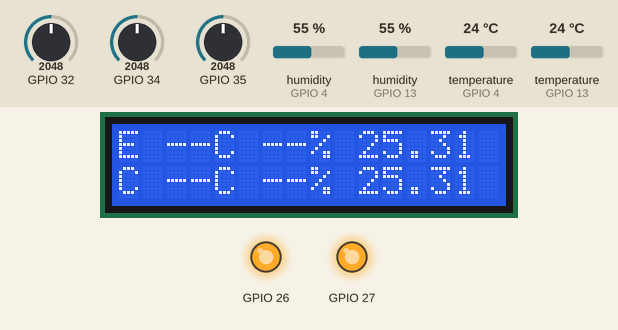
Recording of a sketch running on a simulated ESP32. On the bench: 16×2 character LCD, output pins drawn as LEDs (lit = HIGH). Wiring (inferred from the names in the program): PCF8574 port expander at I2C address 0x27. Wiring (inferred from the signals the program sends): character LCD (HD44780): RS Q0; E Q2; backlight Q3; data Q4, Q5, Q6, Q7. Inputs (shaded band) come from the test bench; at power-on: temperature (sensors on GPIO 4, GPIO 13) 24 °C, GPIO 32 = 2048, GPIO 34 = 2048, GPIO 35 = 2048, humidity (sensors on GPIO 4, GPIO 13) 55 % (analog values on the 0–4095 scale). WiFi joins after 1.5 s; servers stay silent unless stated; uploads are accepted with an empty reply; the local clock reads 2024-03-15 10:24:30 at power-on unless the sketch sets it; storage starts empty; EEPROM starts erased; what the sketch prints to the serial monitor is not drawn.

Above: at 1.6 s.
1.7 s: temperature (sensor on GPIO 4) set to 25.6 °C
At 5.0 s:
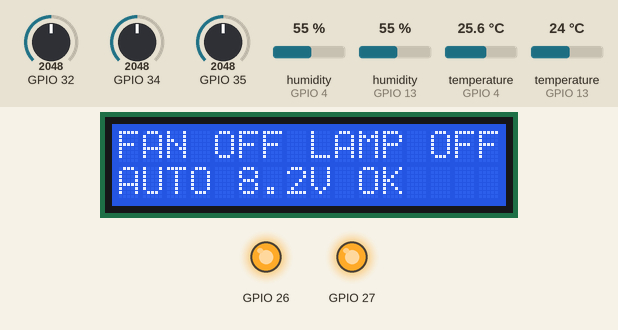
13.2 s: temperature (sensor on GPIO 4) set to 12 °C
At 18.2 s:
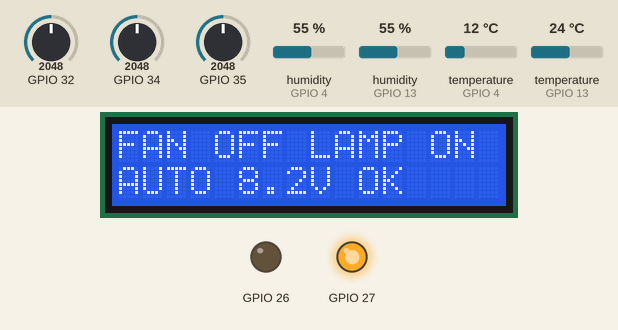
24.7 s: GPIO 32 set to 3640
At 28.8 s:
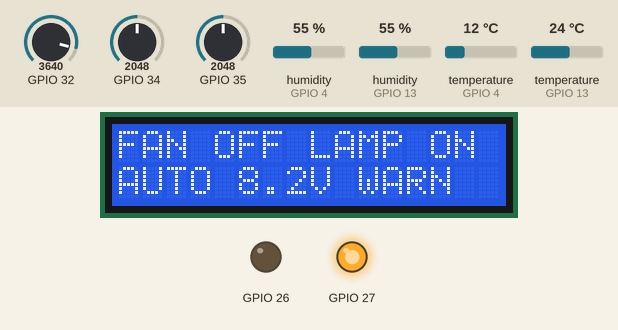
33.6 s: temperature (sensor on GPIO 4) set to 27.3 °C
At 38.4 s:
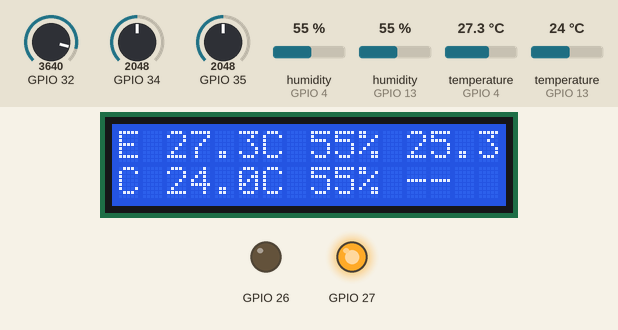
41.6 s: temperature (sensor on GPIO 4) set to 28.7 °C
At 45.4 s:
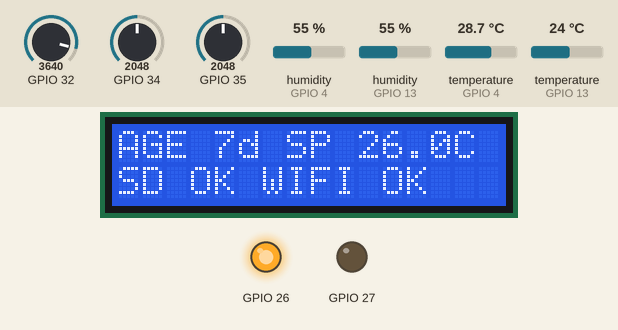
53.1 s: GPIO 34 set to 3640
At 60.7 s:
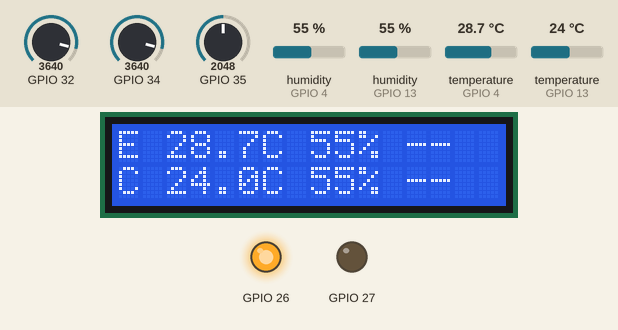
Timing chart, 0 to 62.2 s (numbered marks = the images above; inputs shaded):
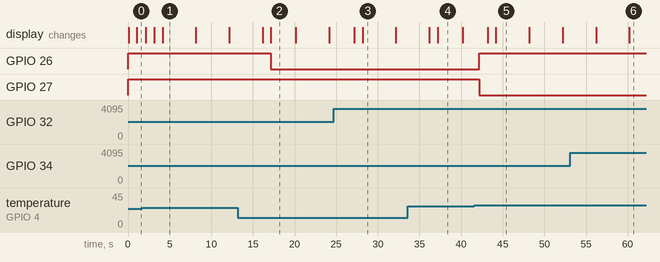

Measured:
- the behaviour switches between 25 and 25.1 °C on temperature (sensor on GPIO 4) (found by bisection; images 0 and 1)
- the behaviour switches between 27.9 and 28 °C on temperature (sensor on GPIO 4) (found by bisection; images 4 and 5)
- after the input at 1.7 s, GPIO 26: stays HIGH (without the input it goes to LOW after 0.40 s)
- after the input at 13.2 s, GPIO 26: HIGH → LOW after 3.9 s; the display: first differs from a run without the input after 3.9 s (image 2)
- after the input at 41.6 s, GPIO 26: LOW → HIGH after 0.59 s instead of 5.6 s; GPIO 27: HIGH → LOW after 0.59 s; the display: first changes after 1.6 s (image 5 shows a later state)
- what the display in image 1 shows lasts 4.0 s, from 4.1 s to 8.1 s
- what the display in image 2 shows lasts 3.1 s, from 17.1 s to 20.2 s

The sketch:

firmware.ino
```cpp
// ============================================================================
//  Poultry Climate IoT - ESP32 firmware v2
//  2 compartments (experimental + control), 1 exhaust fan + 1 lamp in the
//  experimental compartment, SD logging, RTC, battery monitor, web API sync.
//
//  Tabs:  config.h    pins, defaults, Wi-Fi/API placeholders  (EDIT THIS)
//         sensors     DHT22 x2, anemometer x2, battery + error detection
//         control     age -> setpoint, fan/lamp rules, safe states, alerts
//         settings    flash-cached server config + validation, manual override
//         storage     SD CSV log, RAM fallback, unsent-data pointers
//         cloud       Wi-Fi, GET config, batched POST with backfill
//         clock_rtc   DS3231 + NTP fallback
//         lcd_display 1602 I2C status pages (shares the DS3231 bus)
//
//  Libraries: DHT sensor library + Adafruit Unified Sensor, ArduinoJson 7,
//             RTClib (+ Adafruit BusIO). SD / SPI / Wire / WiFi are in the core.
//  Board:     ESP32 Dev Module (esp32:esp32:esp32)
// ============================================================================
#include <WiFi.h>
#include <esp_task_wdt.h>
#include <esp_system.h>
#include <Wire.h>
#include "config.h"
#include "settings.h"
#include "clock_rtc.h"
#include "sensors.h"
#include "control.h"
#include "storage.h"
#include "cloud.h"
#include "lcd_display.h"

static uint32_t lastLogMs = 0;
static uint32_t lastSerialMs = 0;

static const char* resetReasonName(esp_reset_reason_t r) {
  switch (r) {
    case ESP_RST_POWERON:  return "power-on";
    case ESP_RST_SW:       return "software reset";
    case ESP_RST_PANIC:    return "panic/crash";
    case ESP_RST_INT_WDT:  return "interrupt watchdog";
    case ESP_RST_TASK_WDT: return "task watchdog (hang)";
    case ESP_RST_WDT:      return "watchdog";
    case ESP_RST_BROWNOUT: return "brownout";
    default:               return "other";
  }
}

static void pf(float v, int dec) {
  if (isnan(v)) Serial.print("--"); else Serial.print(v, dec);
}

static void printCompartment(const char* tag, const Compartment& c) {
  Serial.print(tag); Serial.print(":T="); pf(c.temp, 1);
  Serial.print(" H="); pf(c.hum, 0);
  Serial.print(" W="); pf(c.wind, 2);
  if (c.tempSt != ST_OK) { Serial.print(" (dht:"); Serial.print(statusName(c.tempSt)); Serial.print(')'); }
  if (c.windSt != ST_OK) { Serial.print(" (wind:"); Serial.print(statusName(c.windSt)); Serial.print(')'); }
  Serial.print(' ');
}

static void printStatusLine() {
  // age=5 sp=27.0 E:T=..H=..W=.. C:T=..H=..W=.. bat=12.6V fan=0 lamp=1 mode=AUTO alert=OK
  Serial.printf("age=%d sp=%.1f ", ctl.age, ctl.setpoint);
  printCompartment("E", expC);
  printCompartment("C", ctlC);
  Serial.print("bat="); pf(battV, 1); Serial.print("V ");
  Serial.printf("fan=%d lamp=%d mode=%s ", ctl.fan, ctl.lamp, modeName());
  Serial.print("alert=");
  if (ctl.level == SEV_OK) Serial.print("OK");
  else {
    char codes[140];
    alertCodesJoin(codes, sizeof(codes), ',');
    Serial.printf("%s[%s]", ctl.level == SEV_CRITICAL ? "CRIT" : "WARN", codes);
  }
  if (ctl.safeMode) Serial.print(" SAFE");
  if (ctl.fanResting) Serial.print(" fan-rest");
  Serial.printf(" sd=%d wifi=%d lcd=%d\n", storageSdOk(), cloudWifiUp(), lcdPresent());
}

// LCD diagnostics: list every I2C device so a wrong LCD_I2C_ADDR is obvious.
static void i2cScan() {
  Serial.printf("I2C scan (SDA=%d SCL=%d):\n", PIN_I2C_SDA, PIN_I2C_SCL);
  bool lcdSeen = false;
  int count = 0;
  for (uint8_t addr = 0x08; addr < 0x78; addr++) {
    Wire.beginTransmission(addr);
    if (Wire.endTransmission() != 0) continue;
    count++;
    if (addr == LCD_I2C_ADDR) lcdSeen = true;
    Serial.printf("  found 0x%02X%s\n", addr,
                  addr == LCD_I2C_ADDR ? "  <- LCD_I2C_ADDR" :
                  addr == 0x68         ? "  (DS3231)" : "");
  }
  if (count == 0) Serial.println("  nothing found: check SDA/SCL, GND and power");
  else if (!lcdSeen) Serial.printf("  nothing at 0x%02X: if 0x27/0x3F is listed above, set LCD_I2C_ADDR in config.h\n", LCD_I2C_ADDR);
}

static void printLcdState() {
  if (lcdPresent()) Serial.printf("LCD state: OK (init done at 0x%02X). If the screen is still blank: contrast trimmer or 5 V supply\n", LCD_I2C_ADDR);
  else Serial.printf("LCD state: NOT READY (no ACK at 0x%02X, retrying every %lu s)\n", LCD_I2C_ADDR, LCD_RETRY_MS / 1000);
}

void setup() {
  controlBegin();                 // FIRST: relay pins to OFF
  Serial.begin(115200);
  Serial.printf("\nPoultry v2 firmware %s starting\n", FW_VERSION);

  // Watchdog: a hung loop reboots the board; relays come up OFF.
  esp_task_wdt_config_t wdt = {};
  wdt.timeout_ms = WDT_TIMEOUT_S * 1000;
  wdt.idle_core_mask = 0;
  wdt.trigger_panic = true;
  if (esp_task_wdt_init(&wdt) == ESP_ERR_INVALID_STATE) esp_task_wdt_reconfigure(&wdt);
  esp_task_wdt_add(NULL);

  clockBegin();                   // RTC first so a resumed manual override can be checked
  settingsBegin();
  sensorsBegin();
  i2cScan();                      // after clockBegin: the I2C bus is up
  lcdBegin();                     // after clockBegin: shares the DS3231 I2C bus
  printLcdState();
  storageBegin();
  cloudBegin();

  String j;
  buildEventJson(j, "info", "BOOT", "ok", resetReasonName(esp_reset_reason()), NAN);
  storageAppendEvent(j);
  lastLogMs = millis();
  Serial.println("Setup done, relays OFF until the first valid temperature");
}

void loop() {
  esp_task_wdt_reset();
  uint32_t now = millis();

  clockService();
  sensorsService();
  controlService();
  lcdService();

  // Immediate log + upload when something important just happened.
  const char* why = controlTakeTrigger();
  if (why) {
    storageLogRecord(why);
    cloudRequestSyncNow();
  }

  if (now - lastLogMs >= LOG_INTERVAL_MS) {
    lastLogMs = now;
    storageLogRecord("interval");
  }

  if (now - lastSerialMs >= SERIAL_LINE_MS) {
    lastSerialMs = now;
    printStatusLine();
  }

  storageService();
  cloudService();
  delay(5);
}
```

clock_rtc.cpp
```cpp
#include "clock_rtc.h"
#include "config.h"
#include <Wire.h>
#include <time.h>

static RTC_DS3231 rtc;
static bool rtcPresent = false;
static bool rtcTimeOk = false;      // DS3231 holds a trustworthy time
static bool valid = false;
static bool ntpStarted = false;
static DateTime cached(2000, 1, 1, 0, 0, 0);
static uint32_t lastTickMs = 0;
static uint32_t lastRtcSetMs = 0;
static bool everSetFromNtp = false;

static const uint32_t MIN_EPOCH = 1704067200UL;  // 2024-01-01: anything earlier is garbage

void clockBegin() {
  Wire.begin(PIN_I2C_SDA, PIN_I2C_SCL);
  rtcPresent = rtc.begin();
  if (!rtcPresent) {
    Serial.println("RTC: DS3231 not found (will use NTP only)");
  } else {
    rtcTimeOk = !rtc.lostPower();
    if (!rtcTimeOk) Serial.println("RTC: lost power, time invalid until NTP sets it");
  }
  lastTickMs = millis() - 1000;
  clockService();
}

void clockOnWifiUp() {
  if (ntpStarted) return;
  ntpStarted = true;
  configTime((long)TZ_OFFSET_MIN * 60, 0, "pool.ntp.org", "time.google.com", "time.cloudflare.com");
}

static bool ntpTime(DateTime& out) {
  time_t t = time(nullptr);
  if (t < (time_t)MIN_EPOCH) return false;
  struct tm tmv;
  localtime_r(&t, &tmv);
  out = DateTime(tmv.tm_year + 1900, tmv.tm_mon + 1, tmv.tm_mday, tmv.tm_hour, tmv.tm_min, tmv.tm_sec);
  return true;
}

void clockService() {
  uint32_t now = millis();
  if (now - lastTickMs < 1000) return;
  lastTickMs = now;

  DateTime ntp(2000, 1, 1, 0, 0, 0);
  bool haveNtp = ntpStarted && ntpTime(ntp);

  // Set / re-sync the DS3231 from NTP: when its time is invalid, and once a day.
  if (haveNtp && rtcPresent && (!rtcTimeOk || !everSetFromNtp || now - lastRtcSetMs > 86400000UL)) {
    rtc.adjust(ntp);
    rtcTimeOk = true;
    everSetFromNtp = true;
    lastRtcSetMs = now;
    Serial.println("RTC: set from NTP");
  }

  if (rtcPresent && rtcTimeOk) {
    DateTime d = rtc.now();
    if (d.unixtime() >= MIN_EPOCH && d.year() < 2100) { cached = d; valid = true; return; }
    rtcTimeOk = false;  // garbage read (I2C fault?) -> fall through to NTP
  }
  if (haveNtp) { cached = ntp; valid = true; return; }
  valid = false;
}

bool     clockValid()      { return valid; }
bool     clockRtcPresent() { return rtcPresent; }
DateTime clockNow()        { return cached; }
uint32_t clockEpoch()      { return valid ? cached.unixtime() : 0; }
int32_t  clockDayNumber()  { return valid ? (int32_t)(cached.unixtime() / 86400UL) : -1; }
uint32_t clockDateKey()    { return valid ? (uint32_t)cached.year() * 10000UL + cached.month() * 100UL + cached.day() : 0; }

void clockIsoFrom(const DateTime& dt, char* out, size_t n) {
  int off = TZ_OFFSET_MIN;
  char sign = off < 0 ? '-' : '+';
  if (off < 0) off = -off;
  snprintf(out, n, "%04d-%02d-%02dT%02d:%02d:%02d%c%02d:%02d", dt.year(), dt.month(), dt.day(),
           dt.hour(), dt.minute(), dt.second(), sign, off / 60, off % 60);
}

void clockIso(char* out, size_t n) {
  if (!valid) { if (n) out[0] = 0; return; }
  clockIsoFrom(cached, out, n);
}
```

clock_rtc.h
```cpp
// DS3231 real-time clock + NTP fallback. All times are LOCAL (TZ_OFFSET_MIN).
#pragma once
#include <Arduino.h>
#include <RTClib.h>

void     clockBegin();
void     clockService();          // call every loop (does work once per second)
void     clockOnWifiUp();         // start NTP (once)
bool     clockValid();            // true when we trust the date/time
bool     clockRtcPresent();
DateTime clockNow();              // last cached local time
uint32_t clockEpoch();            // naive local seconds since 1970 (0 if invalid)
int32_t  clockDayNumber();        // days since 1970-01-01 local (-1 if invalid)
uint32_t clockDateKey();          // YYYYMMDD (0 if invalid)
void     clockIso(char* out, size_t n);          // "2026-11-12T11:48:00+08:00" or "" if invalid
void     clockIsoFrom(const DateTime& dt, char* out, size_t n);
```

cloud.cpp
```cpp
#include "cloud.h"
#include "config.h"
#include "settings.h"
#include "storage.h"
#include "clock_rtc.h"
#include <WiFi.h>
#include <WiFiClientSecure.h>
#include <HTTPClient.h>
#include <ArduinoJson.h>
#include <esp_task_wdt.h>

static WiFiClient plainClient;
static WiFiClientSecure tlsClient;

static bool wifiWasUp = false;
static uint32_t wifiDownSince = 0;
static uint32_t lastWifiKick = 0;

static uint32_t lastSyncTimer = 0;     // 5-minute countdown start
static uint32_t nextTryMs = 0;
static bool syncReq = false;
static uint32_t lastCfgOk = 0, lastCfgTry = 0;
static bool cfgEver = false;

bool cloudWifiUp() { return WiFi.status() == WL_CONNECTED; }
// wifiWasUp is still true until cloudService() has recorded the drop, so a stale
// wifiDownSince is never used.
uint32_t cloudWifiDownMs() { return (cloudWifiUp() || wifiWasUp) ? 0 : millis() - wifiDownSince; }

void cloudBegin() {
  WiFi.mode(WIFI_STA);
  WiFi.setAutoReconnect(true);
  WiFi.begin(WIFI_SSID, WIFI_PASS);     // non-blocking: control + logging run without Wi-Fi
  lastSyncTimer = millis();
  wifiDownSince = millis();
  lastWifiKick = millis();
}

void cloudRequestSyncNow() {
  syncReq = true;
  lastSyncTimer = millis();             // an immediate sync resets the 5-minute countdown
}

// Returns the HTTP status code (or a negative HTTPClient error). Body of the reply in *resp.
static int httpDo(bool post, const String& path, const String* body, String* resp) {
  HTTPClient http;
  String url = String(API_BASE) + path;
  bool tls = url.startsWith("https");
  if (tls) {
    const char* ca = API_ROOT_CA;
    if (ca) tlsClient.setCACert(ca); else tlsClient.setInsecure();
    http.begin(tlsClient, url);
  } else {
    http.begin(plainClient, url);
  }
  http.setConnectTimeout(3000);
  http.setTimeout(4000);
  http.setReuse(false);
  http.addHeader("x-device-key", DEVICE_KEY);
  http.addHeader("x-device-id", DEVICE_ID);
  int code;
  if (post) {
    http.addHeader("Content-Type", "application/json");
    code = http.POST(*body);
  } else {
    code = http.GET();
  }
  if (resp && code > 0) *resp = http.getString();
  http.end();
  return code;
}

// ---------------- config ----------------
static void fetchConfig() {
  String resp;
  int code = httpDo(false, String("/api/devices/") + DEVICE_ID + "/config", nullptr, &resp);
  lastCfgTry = millis();
  if (code == 200) {
    String err;
    if (settingsApplyJson(resp, err)) {
      lastCfgOk = millis();
      cfgEver = true;
      Serial.println("Config: updated from server");
    } else {
      Serial.printf("Config: REJECTED (%s) - keeping previous\n", err.c_str());
    }
  } else {
    Serial.printf("Config: GET -> %d\n", code);
  }
}

// ---------------- CSV line -> JSON object ----------------
static void csvToJson(const String& line, String& out) {
  JsonDocument d;
  d["device_id"] = DEVICE_ID;
  int start = 0;
  for (int col = 0; col < CSV_NCOLS; col++) {
    int comma = line.indexOf(',', start);
    String f = (comma < 0) ? line.substring(start) : line.substring(start, comma);
    start = comma + 1;
    const char* name = CSV_COL_NAMES[col];
    switch (CSV_COL_TYPES[col]) {
      case 'S': if (f.length()) d[name] = f; else d[name] = nullptr; break;
      case 'I': if (f.length()) d[name] = (long)f.toInt(); else d[name] = nullptr; break;
      case 'F': if (f.length()) d[name] = f.toFloat(); else d[name] = nullptr; break;
      case 'B': d[name] = (f == "1"); break;
      case 'A': {
        JsonArray a = d[name].to<JsonArray>();
        int s = 0;
        while (f.length() && s <= (int)f.length()) {
          int p = f.indexOf('|', s);
          String item = (p < 0) ? f.substring(s) : f.substring(s, p);
          if (item.length()) a.add(item);
          if (p < 0) break;
          s = p + 1;
        }
        break;
      }
    }
  }
  serializeJson(d, out);
}

// ---------------- upload ----------------
// A 4xx (other than auth / rate-limit / timeout) means the server will never accept this
// batch: drop it so it cannot block everything behind it.
static bool shouldDrop(int code) {
  return code >= 400 && code < 500 && code != 401 && code != 403 && code != 408 && code != 429;
}

static bool sendBatch(bool events, bool& more) {
  more = false;
  static String lines[SYNC_BATCH];
  for (int round = 0; round < 3; round++) {
    esp_task_wdt_reset();
    int n = events ? storagePeekEvents(lines, SYNC_BATCH) : storagePeekReadings(lines, SYNC_BATCH);
    if (n == 0) return true;
    String body;
    body.reserve(n * 520 + 8);
    body = "[";
    for (int i = 0; i < n; i++) {
      if (i) body += ',';
      if (events) {
        body += lines[i];
      } else {
        String item;
        csvToJson(lines[i], item);   // serializeJson clears its String destination
        body += item;
      }
    }
    body += ']';
    String resp;
    int code = httpDo(true, events ? "/api/alerts" : "/api/readings", &body, &resp);
    esp_task_wdt_reset();
    const char* path = events ? "/api/alerts" : "/api/readings";
    Serial.printf("POST %s x%d -> %d\n", path, n, code);
    bool ok = code >= 200 && code < 300;
    if (!ok) {
      resp.trim();
      if (resp.length() > 180) resp = resp.substring(0, 180);
      if (resp.length()) Serial.printf("Server said: %s\n", resp.c_str());
    }
    if (ok || shouldDrop(code)) {
      if (!ok) Serial.println("Server rejected this batch permanently - dropped");
      if (events) storageCommitEvents(); else storageCommitReadings();
      if (n < SYNC_BATCH) return true;
      if (round == 2) more = true;
    } else {
      return false;
    }
  }
  return true;
}

static void syncService() {
  uint32_t now = millis();
  if (now - lastSyncTimer >= SYNC_INTERVAL_MS) { lastSyncTimer = now; syncReq = true; }
  if (!syncReq || !cloudWifiUp()) return;
  if ((int32_t)(now - nextTryMs) < 0) return;

  bool more1 = false, more2 = false;
  bool ok = sendBatch(true, more1);                 // alert events first
  if (ok) ok = sendBatch(false, more2);             // then readings (oldest first = backfill)
  if (!ok) { nextTryMs = millis() + SYNC_RETRY_MS; return; }   // stay requested, retry later
  nextTryMs = millis() + (more1 || more2 ? 500UL : SYNC_MIN_GAP_MS);
  syncReq = more1 || more2;
}

// ---------------- main service ----------------
void cloudService() {
  uint32_t now = millis();
  bool up = cloudWifiUp();

  if (up && !wifiWasUp) {
    wifiWasUp = true;
    Serial.printf("WiFi: connected %s\n", WiFi.localIP().toString().c_str());
    clockOnWifiUp();
    syncReq = true;                     // backfill anything logged while offline
  } else if (!up && wifiWasUp) {
    wifiWasUp = false;
    wifiDownSince = now;
    Serial.println("WiFi: lost - running from cached config, logging to SD");
  }
  if (!up && now - lastWifiKick > 60000UL) {   // auto-reconnect should handle it; this is the backstop
    lastWifiKick = now;
    WiFi.disconnect();
    WiFi.begin(WIFI_SSID, WIFI_PASS);
  }
  if (!up) return;

  bool cfgDue = !cfgEver ? (now - lastCfgTry >= 30000UL || lastCfgTry == 0)
                         : (now - lastCfgOk >= CONFIG_INTERVAL_MS && now - lastCfgTry >= 30000UL);
  if (cfgDue) { esp_task_wdt_reset(); fetchConfig(); esp_task_wdt_reset(); }
  syncService();
}
```

cloud.h
```cpp
// Wi-Fi, config download, batched upload with backfill.
#pragma once
#include <Arduino.h>

void cloudBegin();
void cloudService();                       // non-blocking apart from short HTTP calls
void cloudRequestSyncNow();                // immediate upload (also restarts the 5-min countdown)
bool cloudWifiUp();
uint32_t cloudWifiDownMs();                // 0 while connected, else ms since Wi-Fi was lost (or since boot)
```

lcd_display.h
```cpp
// Local 1602 I2C LCD status display (PCF8574 backpack, shares the DS3231 bus).
#pragma once
#include <Arduino.h>

void lcdBegin();          // probe + initialise; safe if the LCD is missing
void lcdService();        // non-blocking, call every loop
bool lcdPresent();        // true after a successful probe + init
```

Source omitted: control.cpp (15228 bytes), control.h (1962 bytes), sensors.cpp (4761 bytes), sensors.h (1190 bytes), storage.cpp (11195 bytes), storage.h (1042 bytes), config.h (12463 bytes), settings.cpp (10152 bytes), settings.h (1962 bytes), lcd_display.cpp (5295 bytes)
